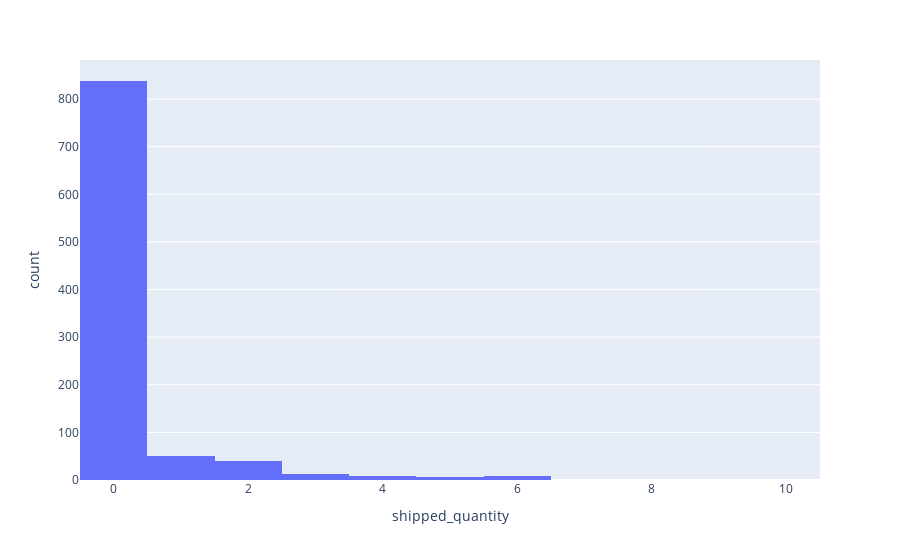

Notebook code cell kept with this figure:
### Code cell
fig = px.histogram(df_t, x="shipped_quantity", nbins=20)
fig.show()

### Figure 1 — Plotly figure (JSON) as saved in the notebook; plotly's stock layout.template omitted (floating-point values rounded to 4 significant figures; data arrays with more than 128 entries replaced by an {"elided": "..."} marker saying what was removed)
{"data": [{"alignmentgroup": "True", "bingroup": "x", "hovertemplate": "shipped_quantity=%{x}<br>count=%{y}<extra></extra>", "legendgroup": "", "marker": {"color": "#636efa", "pattern": {"shape": ""}}, "name": "", "nbinsx": 20, "offsetgroup": "", "orientation": "v", "showlegend": false, "type": "histogram", "x": {"elided": "966 int values"}, "xaxis": "x", "yaxis": "y"}], "layout": {"barmode": "relative", "legend": {"tracegroupgap": 0}, "margin": {"t": 60}, "xaxis": {"anchor": "y", "domain": [0, 1], "title": {"text": "shipped_quantity"}}, "yaxis": {"anchor": "x", "domain": [0, 1], "title": {"text": "count"}}}}
